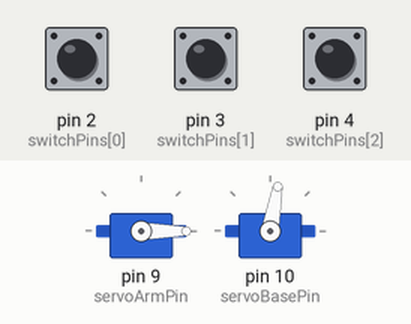
This sketch was run on a simulated Arduino Uno, built with avr-gcc and run on an emulated ATmega328P. On the bench: 2 × servo. Inputs (shaded band) come from the test bench; at power-on: pin 2 (switchPins[0]) HIGH, pin 4 (switchPins[2]) HIGH, pin 3 (switchPins[1]) HIGH. What the sketch prints to the serial monitor is not drawn.

Above: at 1.2 s.
1.3 s: pin 2 (switchPins[0]) pulled LOW for 0.15 s
At 3.33 s:
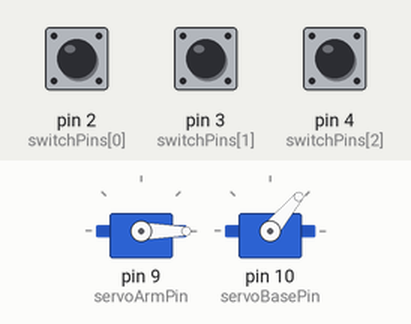
4.3 s: pin 4 (switchPins[2]) pulled LOW for 0.15 s
At 6.41 s:
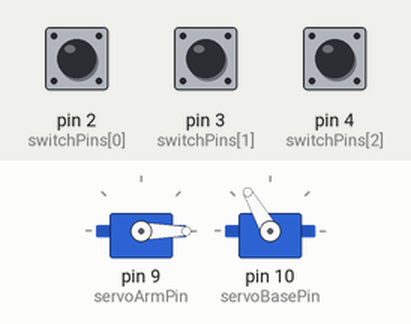
7.3 s: pin 3 (switchPins[1]) pulled LOW for 0.15 s
At 7.77 s:
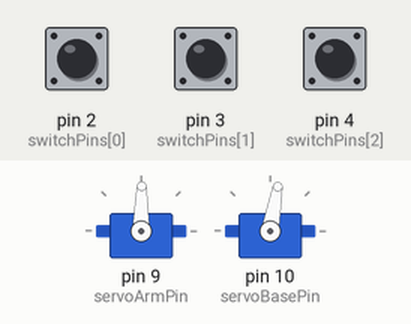
10.3 s: pin 3 (switchPins[1]) pulled LOW for 1 s
At 11.5 s:
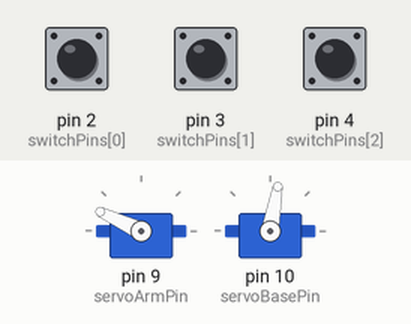
13.9 s: pin 2 (switchPins[0]) pulled LOW for 3.2 s
At 15.6 s:
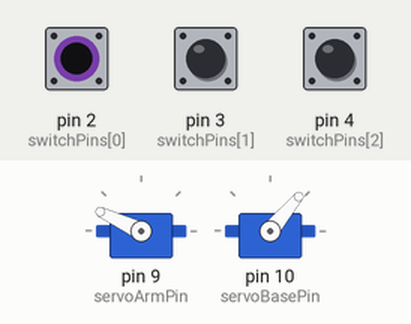
19.4 s: pin 4 (switchPins[2]) pulled LOW for 3.2 s
At 21.5 s:
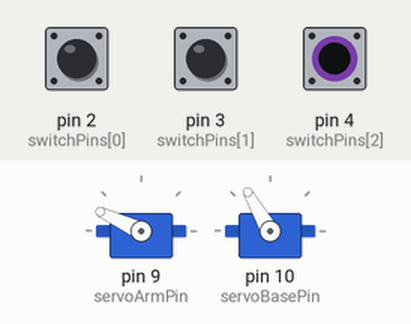
Timing chart, 0 to 25.9 s (numbered marks = the images above; inputs shaded):
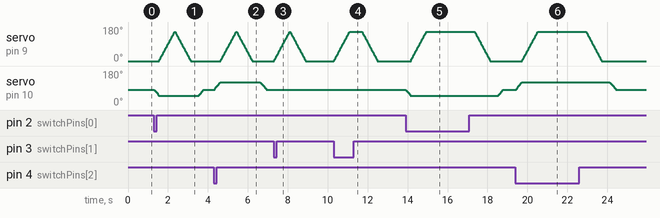

The sketch:

useless_box.ino
```cpp
/*
Useless box. This project was for the purpose of working with servos.
Ended up being incredibly difficult to work with, as tolerances were slightly off,
and things just kept falling apart. Worked decently well in the end.
*/

#include <Servo.h>

const int switchPins[] = {2, 3, 4};  //switches

const int servoArmPin  = 9;   //servo that flips the switch
const int servoBasePin = 10;  //servo that positions the arm

//servo setup
Servo servoArm;
Servo servoBase;

//servo angles for each switch
int baseAngles[] = {50, 80, 120};

void setup() {
  //setup pin inputs and previous switch states
  for (int i = 0; i < 3; i++) {
    pinMode(switchPins[i], INPUT_PULLUP);
  }

  //setup servos
  servoArm.attach(servoArmPin);
  servoBase.attach(servoBasePin);

  servoArm.write(0);
  servoBase.write(baseAngles[1]); //center switch

  randomSeed(analogRead(A0)); //randomize seed
  Serial.begin(9600);
  Serial.println("ready");
}

void loop() {
  //check each switch
  for (int i = 0; i < 3; i++) {
    if (digitalRead(switchPins[i]) == LOW) {
      //Serial.print(i);
      Serial.print(digitalRead(i));
      hitSwitch(switchPins[i], i); //flip switch
    }
  }
}

void hitSwitch(int switchPin, int index) {
  moveServoSmooth(servoBase, servoBase.read(), baseAngles[index], 8);
  moveServoSmooth(servoArm, 0, 155, 5);
  while(digitalRead(switchPin) == LOW) {
    delay(600);
  }
  moveServoSmooth(servoArm, 155, 0, 5);
  delay(400);
  moveServoSmooth(servoBase, servoBase.read(), baseAngles[1], 8);
}

//helper method to move the switch from one angle to another smoothly
void moveServoSmooth(Servo &servo, int fromAngle, int toAngle, int stepDelay) {
  if (fromAngle < toAngle) {
    for (int pos = fromAngle; pos <= toAngle; pos++) {
      servo.write(pos);
      delay(stepDelay);
    }
  } else {
    for (int pos = fromAngle; pos >= toAngle; pos--) {
      servo.write(pos);
      delay(stepDelay);
    }
  }
}
```

Measured:
- after the input at 1.3 s, servo on pin 9 (servoArmPin): rises from 0° to 155° in 0.77 s, then falls to 0° in 0.80 s
- after the input at 4.3 s, servo on pin 9 (servoArmPin): rises from 0° to 155° in 0.77 s, then falls to 0° in 0.80 s; servo on pin 10 (servoBasePin): rises from 80° to 120° in 0.31 s, then falls to 80° in 2.3 s
- after the input at 7.3 s, servo on pin 9 (servoArmPin): rises from 0° to 154° in 0.79 s, then falls to 0° in 0.79 s
- after the input at 10.3 s, servo on pin 9 (servoArmPin): rises from 0° to 155° in 0.79 s, then falls to 0° in 1.4 s
- after the input at 13.9 s, servo on pin 9 (servoArmPin): rises from 0° to 155° in 0.77 s, then falls to 0° in 3.2 s
- after the input at 19.4 s, servo on pin 9 (servoArmPin): rises from 0° to 155° in 0.77 s, then falls to 0° in 3.2 s; servo on pin 10 (servoBasePin): rises from 80° to 120° in 0.31 s, then falls to 80° in 4.7 s
